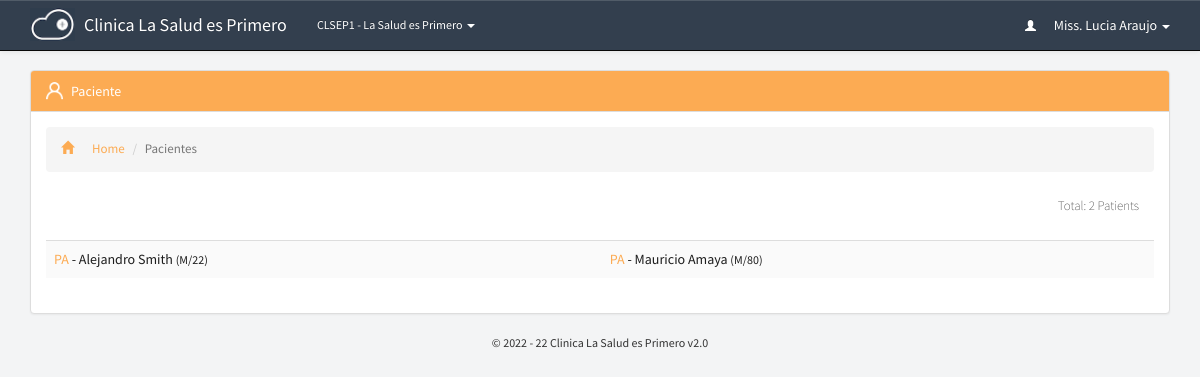
Page /patients/index.php (signed in) on the committed database.
### tables this page shows
CREATE TABLE `p_branches_dir` (
  `id` bigint(20) NOT NULL,
  `guardian` varchar(250) NOT NULL,
  `name` varchar(250) NOT NULL,
  `address` varchar(250) NOT NULL,
  `location` varchar(250) NOT NULL,
  `contact` varchar(250) NOT NULL,
  `type` varchar(250) NOT NULL,
  `last_update` datetime NOT NULL
);

CREATE TABLE `p_patients_dir` (
  `id` bigint(20) NOT NULL,
  `gender` varchar(250) NOT NULL,
  `age` varchar(250) NOT NULL,
  `serial` varchar(250) NOT NULL,
  `name` varchar(250) NOT NULL,
  `contact` varchar(250) NOT NULL,
  `email` varchar(250) NOT NULL,
  `weight` varchar(250) NOT NULL,
  `profession` varchar(250) NOT NULL,
  `ref_contact` varchar(250) NOT NULL,
  `address` varchar(250) NOT NULL,
  `branch` varchar(250) NOT NULL,
  `physician` varchar(250) NOT NULL,
  `last_update` datetime NOT NULL,
  `friendly_name` text NOT NULL
);

### includes/libraries.php (called while the page is built, shortened)
<?php
	include "staff.php";
	include "medicine.php";
	include "branches.php";
function sns_header($title){
	require_once "../theme/htmlhead.php";
	require_once "../theme/header.php";
}
function sns_footer(){
	require_once "../theme/footer.php";
}
?>

### pre-includes/regular-functions.php (called while the page is built, shortened)
<?php
function get_global($query){
	global $con;
	$get_global=mysqli_fetch_object(mysqli_query($con,"select $query from p_global_permissions where id='1' "));
	return $get_global->$query;
}
function if_logged_in(){
	if(empty($_SESSION['id'])) {
		return false;
	}else if(empty($_SESSION['branch'])){
		return false;
	}else if(empty($_SESSION['session_id'])){
		return false;
	}else if(empty($_SESSION['access_level'])){
		return false;
	}else if(empty($_SESSION['unique_code'])){
		return false;
	}else {
		return true;
	}
}

### includes/staff.php (called while the page is built, shortened)
<?php
function staff_info($query,$id = NULL){
	global $con;
	if(!isset($id)){
		$id = $_SESSION['id'];
	}
	$call=mysqli_fetch_object(mysqli_query($con, "select * from p_staff_dir where id='$id'"));
	return $call->$query;
}
?>

### includes/branches.php (called while the page is built, shortened)
<?php
function branch_name($code){
	global $con;
	$call=mysqli_fetch_object(mysqli_query($con, "select * from p_branches_dir where id='$code'"));
	return $call->name;
}
?>

### patients/index.php (the view, shortened to what this page needs)
<?php
	require_once "../includes/initiate.php";
	if(isset($_GET['start'])){$start=$_GET['start'];}else{$start=0;}
	$limit=100;
	$total_items=mysqli_query($con, "select * from p_patients_dir ");
	$total_items=mysqli_num_rows($total_items);
	sns_header('Pacientes');
?>
<div id="patients-directory" class="container page">
<div class="panel panel-default">
  <div class="panel-heading theme-patients"><span class="inlineicon patients-mini">Paciente</span></div>
<div class="panel-body">
<ol class="breadcrumb link-patients">
  <li><a href="../dashboard"><i class="glyphicon glyphicon-home"></i>Home</a></li>
  <li class="active">Pacientes</li>
</ol>
	<h4 class="patients-dir-total" align="right">Total: <?php echo $total_items;?> patients  </h4>
	<table class="table table-striped table-patients-dir"><tbody>
	<tr>
	<?php
	$sql=mysqli_query($con, "select * from p_patients_dir order by id asc limit $start, $limit")or die(mysqli_error());
	while($patients=mysqli_fetch_array($sql)){
	?>
	<td><a href="profile.php?id=<?php echo $patients['id']?>">
		<span class="branchspan"><?php echo $patients['serial']?></span> - <?php echo $patients['name']?> <span class="meta">(<?php echo substr($patients['gender'], 0, 1);?>/<?php echo $patients['age']?>)</span>
	</a></td>
	<?php if($refresh % 5 == 0 ) echo "</tr><tr>";
		}
	?>
	</tr>
	</tbody></table>
</div>
</div>
</div>

### theme/header.php (shortened to what this page needs)
<link rel="stylesheet" href="//netdna.bootstrapcdn.com/bootstrap/3.0.3/css/bootstrap.min.css">
<link rel="stylesheet" href="../theme/css/bootstrap.min.css">
<link rel="stylesheet" href="../theme/css/bootstrap-theme.min.css">
<link rel="stylesheet" href="../theme/css/main.css">
</head>
<body>
<?php
  if( if_logged_in() == true ):
?>
<nav class="navbar navbar-default navbar-fixed-top navbar-inverse">
  <div class="container">
    <div class="navbar-header">
      <a class="navbar-brand" href="../dashboard">
        <div class="img-brand img-responsive"><img alt="Brand" src="../theme/images/mini-inline-logo-res.png" class="img-responsive img-brand"/></div>
        <div class="text"><?php echo get_global('portal_name');?></div>
      </a>
    </div>
    <div class="collapse navbar-collapse" id="bs-example-navbar-collapse-1">
      <ul class="nav navbar-nav">
       <li class="dropdown mini">
          <a href="#" class="dropdown-toggle" data-toggle="dropdown" role="button" aria-haspopup="true" aria-expanded="false"><?php echo get_global('guardian_short_name'); echo staff_info('branch');?> - <?php echo branch_name(staff_info('branch'));?> <span class="caret"></span></a>
        </li>
      </ul>
      <ul class="nav navbar-nav navbar-right">
       <li class="dropdown">
          <a href="#" class="dropdown-toggle" data-toggle="dropdown" role="button" aria-haspopup="true" aria-expanded="false"><i class="glyphicon glyphicon-user"></i> <?php echo staff_info("full_name");?> <span class="caret"></span></a>
        </li>
      </ul>
    </div>
  </div>
</nav>
<?php endif; ?>

### theme/css/main.css (style rules this page uses)
body,html { background:#F3F4F5;font-family:'Source Sans Pro',sans-serif }
.page.container { margin-top:70px }
.panel-body:before { -webkit-clip-path:polygon(0 0,100% 0,100% 56%,0 42%);clip-path:polygon(0 0,100% 0,100% 56%,0 42%);background-color:#e2e8ec!important }
.navbar-inverse { background:#333f4e!important;color:#fff }
.navbar-nav .mini { font-size:12px }
.navbar-inverse .navbar-brand,.navbar-default .navbar-brand,.navbar-inverse .navbar-nav>li>a,.navbar-default .navbar-nav>li>a { color:#fff!important }
.navbar-inverse .navbar-brand { padding-top:0 }
.navbar-inverse .img-brand { padding-top:0;margin-top:-4px;max-height:33px }
.navbar-inverse .navbar-brand .img-brand,.navbar-inverse .navbar-brand .text { display:inline-block!important }
.navbar-inverse .navbar-brand .text { padding-top:15px!important;margin-left:5px }
.navbar-nav .glyphicon { font-size:11px!important;padding-right:15px }
.theme-patients { background:#FCAB53!important;color:#fff!important }
.link-patients a { color:#FCAB53!important }
.breadcrumb i { padding-right:18px }
.patients-dir-total { font-size:13px;font-weight:100!important;line-height:18px;border-radius:4px;padding:5px 15px 15px;text-transform:capitalize }
.table-patients-dir a { display:block;color:#1d1d1d }
.table-patients-dir .branchspan { color:#FCAB53 }
.table-patients-dir .meta { font-size:12px }
.table-striped td { line-height:21px!important }
.panel-body li { list-style:none;padding:5px 0;font-size:13px;color:#333 }
.panel-default>.panel-heading { background-image:none }
.table-striped>tbody>tr:nth-child(odd),.table-striped>tbody>tr:nth-child(odd)>td,.table-striped>tbody>tr:nth-child(odd)>th { background:#fafafa!important }
.patients-mini { background:url(../icons/patients-mini.png) no-repeat;padding-left:25px;background-size:17px auto }

### rows in the picture
p_branches_dir: name "La Salud es Primero"
p_patients_dir: serial "PA", name "Alejandro Smith", gender "M", age "22"
p_patients_dir: serial "PA", name "Mauricio Amaya", gender "M", age "80"

### other values in the picture
get_global('portal_name') "Clinica La Salud es Primero"
get_global('guardian_short_name') "CLSEP"
staff_info('branch') "1"
staff_info("full_name") "Miss. Lucia Araujo"
$total_items "2"
get_global('version') "2.0"
